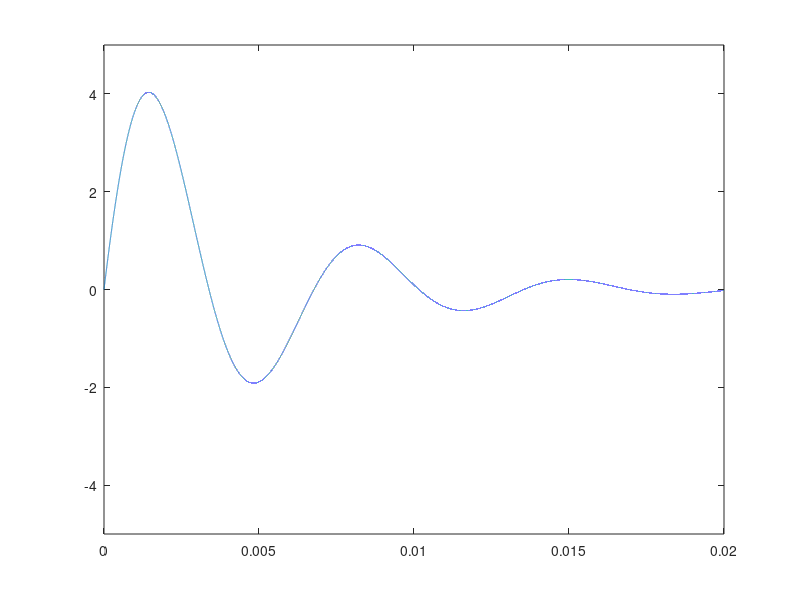

This figure's MATLAB source:
%% Sistemas de control II - FCEFyN (UNC)

%% State variables representation of the system.
% [xp] = A*[x] + B*[u]
% [y]  = C*[x] + D*[u]

%% Design parameters.
R= 220;     % [Ohm].
L= 500e-3;  % [Hy]. 500mHy.
C= 2.2e-6;  % [F].
vin= 12;    % [V].

%% Operation point.
% Initial values x(0)
Il(1)  = 0;        % Current.
Vrl(1) = 0;        % Voltage through R. ??
y(1)   = 0;        % Output.

Xop    = [0, 0]';
x      = [Il(1) Vrl(1)]'; % ??

%% State Space.
A= [-R/L -1/L; 1/C 0];   % State matrix.
B= [1/L; 0];             % Input matrix.
c= [R 0];                % Output matrix.
D= 0;                    % Direct transmission matrix.

%% Obtain Transfer Function.
[num, den]= ss2tf(A, B, c, D);
G= tf(num, den)     % Build system transfer function. 
poles= pole(G)


%% Obtain natural frequency (wn), damping ratio (psita).
% Obtain these parameters to calculate integration time.
[wn, zeta]= damp(G);
damp(G)

% 0<zeta<1 underdamping system.

%% Calculate integration time (t_int), simulation time (t_sim).
% t_int calculation based wd.
% Damped natural frequency (wd) calculation.
wd= wn(1)*sqrt(1-(zeta(1))^2);
tint= ((2*pi)/(wd))/100;
tint= 0.2e-6
%10e-6

% t_sim calculation based complex pole real part. 
tsim= log(0.05)/(real(poles(1)));
tsim= 20e-3
% Define simulation step
h= tsim/tint

%% Integration.
% Define arrays.
% t= 0: h: tsim;
t= linspace(0, tsim, h);
u= linspace(0, 0, h);
hlf= length(t)/2; 
swTime= 0;

for i= 1: h-1
 
u(i) = 12;  

xp= A*(x-Xop)+B*u(i);
x= x+ xp*tint;
Y= c*(x-Xop)+D*u(i);

ii= i+1;
y(ii)= Y(1);
Il(ii)= x(1);
Vrl(ii)= x(2);
end

figure(1)
plot(t, y)
ylim([-5, 5])